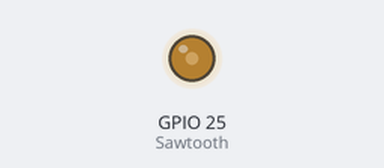
A sketch run on a simulated ESP32. On the bench: output pins drawn as LEDs (lit = HIGH).

Above: at 0.15 s.
At 18.21 s:
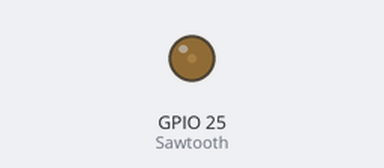
Timing chart, 0 to 19.2 s (numbered marks = the images above):
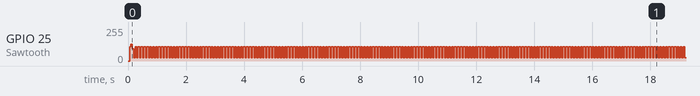

The sketch:

Sawtooth.ino
```cpp
/*************************************************************
 *                   SAWTOOTH WAVEFORM GENERATION
 *                   ============================
 *
 * In this project a Sawtooth waveform is generated through the
 * DAC at GPIO port 25 of teh ESP32 Devkitc.
 *
 * The specifications of teh generated waveform are:
 * Output voltage: 0 to +3.3V
 * Frequency: 100 Hz (period 10 ms)
 * Step size: 0.1 ms
 *
 * File:   Sawtooth
 * Date:   July 2017
 * Author: Dogan Ibrahim
 *************************************************************/
#define Sawtooth 25
int DAC_Value;
float Sample = 0.0, Inc = 0.1;

void setup()
{
  pinMode(Sawtooth, ANALOG);                // Configure as analog
}


void loop()
{
     DAC_Value = Sample * 255;
     dacWrite(Sawtooth, DAC_Value);           // Send to DAC
     Sample = Sample + Inc;
     if(Sample > 1.0 || Sample < 0.0)
     {
       Inc = -Inc;
       Sample = Sample + Inc;
     }
     delayMicroseconds(454);                  // 909 us delay
}
```
